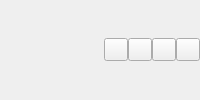
<?xml version="1.0" encoding="UTF-8"?>
<ui version="4.0">
 <class>ToolboxBanner</class>
 <widget class="QWidget" name="toolboxBanner">
  <layout class="QHBoxLayout" name="bannerRow">
   <property name="spacing">
    <number>0</number>
   </property>
   <property name="leftMargin">
    <number>0</number>
   </property>
   <property name="topMargin">
    <number>0</number>
   </property>
   <property name="rightMargin">
    <number>0</number>
   </property>
   <property name="bottomMargin">
    <number>0</number>
   </property>
   <item>
    <widget class="QLabel" name="toolboxBannerTitle"/>
   </item>
   <item>
    <spacer name="titleSpacer">
     <property name="orientation">
      <enum>Qt::Orientation::Horizontal</enum>
     </property>
     <property name="sizeHint" stdset="0">
      <size>
       <width>0</width>
       <height>0</height>
      </size>
     </property>
    </spacer>
   </item>
   <item>
    <widget class="PJ::SvgButton" name="buttonMigrateDock">
     <property name="visible">
      <bool>false</bool>
     </property>
     <property name="cursor">
      <cursorShape>PointingHandCursor</cursorShape>
     </property>
     <property name="toolTip">
      <string>Move to docked panel</string>
     </property>
    </widget>
   </item>
   <item>
    <widget class="PJ::SvgButton" name="buttonMigrateTab">
     <property name="cursor">
      <cursorShape>PointingHandCursor</cursorShape>
     </property>
     <property name="toolTip">
      <string>Move to a tab</string>
     </property>
    </widget>
   </item>
   <item>
    <widget class="PJ::SvgButton" name="buttonMigrateFloat">
     <property name="cursor">
      <cursorShape>PointingHandCursor</cursorShape>
     </property>
     <property name="toolTip">
      <string>Move to a floating window</string>
     </property>
    </widget>
   </item>
   <item>
    <widget class="PJ::SvgButton" name="buttonClose">
     <property name="cursor">
      <cursorShape>PointingHandCursor</cursorShape>
     </property>
     <property name="toolTip">
      <string>Close</string>
     </property>
    </widget>
   </item>
  </layout>
 </widget>
 <customwidgets>
  <customwidget>
   <class>PJ::SvgButton</class>
   <extends>QToolButton</extends>
   <header>pj_widgets/SvgButton.h</header>
  </customwidget>
 </customwidgets>
 <resources/>
 <connections/>
</ui>
